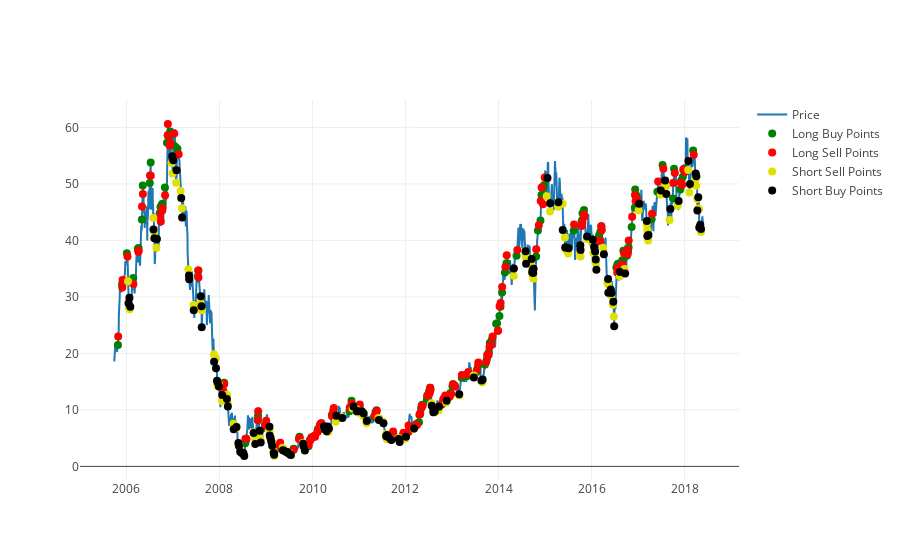

The notebook cell saved with this chart:
### Code cell
plot_strat_points(p_l_aal,aal)

### Figure 1 — Plotly figure (JSON) as saved in the notebook; plotly's stock layout.template omitted (floating-point values rounded to 4 significant figures; data arrays with more than 128 entries replaced by an {"elided": "..."} marker saying what was removed)
{"data": [{"name": "Price", "type": "scatter", "x": {"elided": "3187 str values"}, "y": {"elided": "3187 float values"}}, {"marker": {"color": "green", "size": 8, "symbol": "o"}, "mode": "markers", "name": "Long Buy Points", "type": "scatter", "x": {"elided": "143 str values"}, "y": {"elided": "143 float values"}}, {"marker": {"color": "red", "size": 8, "symbol": "o"}, "mode": "markers", "name": "Long Sell Points", "type": "scatter", "x": {"elided": "143 str values"}, "y": {"elided": "143 float values"}}, {"marker": {"color": "rgb(224,224,0)", "size": 8, "symbol": "o"}, "mode": "markers", "name": "Short Sell Points", "type": "scatter", "x": {"elided": "137 str values"}, "y": {"elided": "137 float values"}}, {"marker": {"color": "rgb(0,0,0)", "size": 8, "symbol": "o"}, "mode": "markers", "name": "Short Buy Points", "type": "scatter", "x": {"elided": "137 str values"}, "y": {"elided": "137 float values"}}], "layout": {}}
